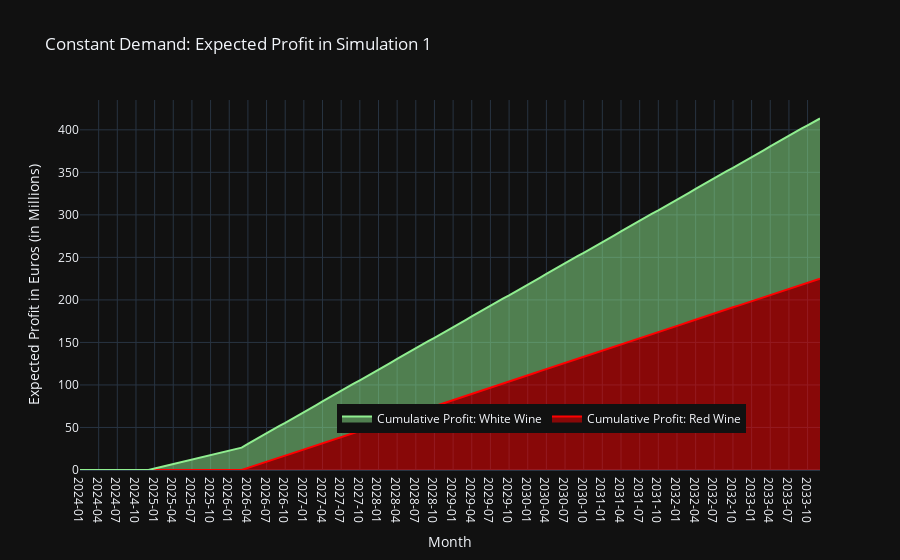

Notebook source saved alongside this figure:
### Code cell
# Assuming df is your DataFrame containing the data
df = df1_sim1.copy()

# Convert 'Month' to datetime for proper sorting and display
df['Month'] = pd.to_datetime(df['Month'])

# Aggregate monthly total demand for Red and White wine across all countries
df['Total_Red_Demand'] = df[red_columns].sum(axis=1)
df['Total_White_Demand'] = df[white_columns].sum(axis=1)

# Calculate cumulative sum for each type of wine
df['Cumulative_Red_Demand'] = df['Total_Red_Demand'].cumsum() * 125 # 'Red_Wine_1': 125,
df['Cumulative_White_Demand'] = df['Total_White_Demand'].cumsum() * 90 # 'White_Wine_1': 90,

# Extracting year-month for the x-axis
df['Year_Month'] = df['Month'].dt.strftime('%Y-%m')

# Create a list of months
months = list(range(1, len(df) + 1))

# Create stacked line plot
fig = go.Figure()

# Stacked red wine demand
fig.add_trace(go.Scatter(
    x=df['Year_Month'],
    y=df['Cumulative_Red_Demand'],
    mode='lines',
    name='Cumulative Profit: Red Wine',
    stackgroup='one',
    marker_color='red'
))

# Stacked white wine demand
fig.add_trace(go.Scatter(
    x=df['Year_Month'],
    y=df['Cumulative_White_Demand'],
    mode='lines',
    name='Cumulative Profit: White Wine',
    stackgroup='one',
    marker_color='lightgreen'
    
))

fig.update_layout(
    title="Constant Demand: Expected Profit in Simulation 1",
    xaxis_title="Month",
    yaxis_title="Expected Profit in Euros (in Millions)",
    hovermode="x unified",
    xaxis={'type': 'category'},  #
    
)
fig.update_layout(template='plotly_dark')
fig.update_layout(
    legend=dict(
        x=0.9, # Adjusts the x position to be towards the right
        y=0.1, # Adjusts the y position to be towards the bottom
        orientation="h", # Makes the legend items align horizontally
        xanchor='right', # Anchors the legend's right side to the x position
        yanchor='bottom' # Anchors the legend's bottom to the y position
    )
)

fig.show()

### Figure 1 — Plotly figure (JSON) as saved in the notebook; plotly's stock layout.template omitted (floating-point values rounded to 4 significant figures)
{"data": [{"marker": {"color": "red"}, "mode": "lines", "name": "Cumulative Profit: Red Wine", "stackgroup": "one", "type": "scatter", "x": ["2024-01", "2024-02", "2024-03", "2024-04", "2024-05", "2024-06", "2024-07", "2024-08", "2024-09", "2024-10", "2024-11", "2024-12", "2025-01", "2025-02", "2025-03", "2025-04", "2025-05", "2025-06", "2025-07", "2025-08", "2025-09", "2025-10", "2025-11", "2025-12", "2026-01", "2026-02", "2026-03", "2026-04", "2026-05", "2026-06", "2026-07", "2026-08", "2026-09", "2026-10", "2026-11", "2026-12", "2027-01", "2027-02", "2027-03", "2027-04", "2027-05", "2027-06", "2027-07", "2027-08", "2027-09", "2027-10", "2027-11", "2027-12", "2028-01", "2028-02", "2028-03", "2028-04", "2028-05", "2028-06", "2028-07", "2028-08", "2028-09", "2028-10", "2028-11", "2028-12", "2029-01", "2029-02", "2029-03", "2029-04", "2029-05", "2029-06", "2029-07", "2029-08", "2029-09", "2029-10", "2029-11", "2029-12", "2030-01", "2030-02", "2030-03", "2030-04", "2030-05", "2030-06", "2030-07", "2030-08", "2030-09", "2030-10", "2030-11", "2030-12", "2031-01", "2031-02", "2031-03", "2031-04", "2031-05", "2031-06", "2031-07", "2031-08", "2031-09", "2031-10", "2031-11", "2031-12", "2032-01", "2032-02", "2032-03", "2032-04", "2032-05", "2032-06", "2032-07", "2032-08", "2032-09", "2032-10", "2032-11", "2032-12", "2033-01", "2033-02", "2033-03", "2033-04", "2033-05", "2033-06", "2033-07", "2033-08", "2033-09", "2033-10", "2033-11", "2033-12"], "y": [0, 0, 0, 0, 0, 0, 0, 0, 0, 0, 0, 0, 0, 0, 0, 0, 0, 0, 0, 0, 0, 0, 0, 0, 0, 0, 0, 2.542, 5.069, 7.551, 9.972, 12.33, 14.65, 16.95, 19.27, 21.63, 24.05, 26.53, 29.06, 31.6, 34.12, 36.61, 39.03, 41.39, 43.71, 46.01, 48.32, 50.68, 53.1, 55.59, 58.11, 60.65, 63.18, 65.66, 68.08, 70.45, 72.76, 75.06, 77.38, 79.74, 82.16, 84.64, 87.17, 89.71, 92.24, 94.72, 97.14, 99.5, 101.8, 104.1, 106.4, 108.8, 111.2, 113.7, 116.2, 118.8, 121.3, 123.8, 126.2, 128.6, 130.9, 133.2, 135.5, 137.9, 140.3, 142.8, 145.3, 147.8, 150.3, 152.8, 155.3, 157.6, 159.9, 162.2, 164.5, 166.9, 169.3, 171.8, 174.3, 176.9, 179.4, 181.9, 184.3, 186.7, 189.0, 191.3, 193.6, 196.0, 198.4, 200.9, 203.4, 205.9, 208.5, 210.9, 213.4, 215.7, 218.0, 220.3, 222.7, 225.0]}, {"marker": {"color": "lightgreen"}, "mode": "lines", "name": "Cumulative Profit: White Wine", "stackgroup": "one", "type": "scatter", "x": ["2024-01", "2024-02", "2024-03", "2024-04", "2024-05", "2024-06", "2024-07", "2024-08", "2024-09", "2024-10", "2024-11", "2024-12", "2025-01", "2025-02", "2025-03", "2025-04", "2025-05", "2025-06", "2025-07", "2025-08", "2025-09", "2025-10", "2025-11", "2025-12", "2026-01", "2026-02", "2026-03", "2026-04", "2026-05", "2026-06", "2026-07", "2026-08", "2026-09", "2026-10", "2026-11", "2026-12", "2027-01", "2027-02", "2027-03", "2027-04", "2027-05", "2027-06", "2027-07", "2027-08", "2027-09", "2027-10", "2027-11", "2027-12", "2028-01", "2028-02", "2028-03", "2028-04", "2028-05", "2028-06", "2028-07", "2028-08", "2028-09", "2028-10", "2028-11", "2028-12", "2029-01", "2029-02", "2029-03", "2029-04", "2029-05", "2029-06", "2029-07", "2029-08", "2029-09", "2029-10", "2029-11", "2029-12", "2030-01", "2030-02", "2030-03", "2030-04", "2030-05", "2030-06", "2030-07", "2030-08", "2030-09", "2030-10", "2030-11", "2030-12", "2031-01", "2031-02", "2031-03", "2031-04", "2031-05", "2031-06", "2031-07", "2031-08", "2031-09", "2031-10", "2031-11", "2031-12", "2032-01", "2032-02", "2032-03", "2032-04", "2032-05", "2032-06", "2032-07", "2032-08", "2032-09", "2032-10", "2032-11", "2032-12", "2033-01", "2033-02", "2033-03", "2033-04", "2033-05", "2033-06", "2033-07", "2033-08", "2033-09", "2033-10", "2033-11", "2033-12"], "y": [0, 0, 0, 0, 0, 0, 0, 0, 0, 0, 0, 0, 1.743, 3.53, 5.349, 7.18, 8.999, 10.79, 12.53, 14.23, 15.9, 17.55, 19.22, 20.92, 22.66, 24.45, 26.27, 28.1, 29.92, 31.71, 33.45, 35.15, 36.82, 38.47, 40.14, 41.84, 43.58, 45.37, 47.19, 49.02, 50.84, 52.63, 54.37, 56.07, 57.74, 59.39, 61.06, 62.76, 64.5, 66.29, 68.11, 69.94, 71.76, 73.55, 75.29, 76.99, 78.66, 80.31, 81.98, 83.68, 85.43, 87.21, 89.03, 90.86, 92.68, 94.47, 96.21, 97.91, 99.58, 101.2, 102.9, 104.6, 106.3, 108.1, 110.0, 111.8, 113.6, 115.4, 117.1, 118.8, 120.5, 122.2, 123.8, 125.5, 127.3, 129.1, 130.9, 132.7, 134.5, 136.3, 138.1, 139.8, 141.4, 143.1, 144.7, 146.4, 148.2, 150.0, 151.8, 153.6, 155.4, 157.2, 159.0, 160.7, 162.3, 164.0, 165.7, 167.4, 169.1, 170.9, 172.7, 174.5, 176.4, 178.1, 179.9, 181.6, 183.3, 184.9, 186.6, 188.3]}], "layout": {"hovermode": "x unified", "legend": {"orientation": "h", "x": 0.9, "xanchor": "right", "y": 0.1, "yanchor": "bottom"}, "title": {"text": "Constant Demand: Expected Profit in Simulation 1"}, "xaxis": {"title": {"text": "Month"}, "type": "category"}, "yaxis": {"title": {"text": "Expected Profit in Euros (in Millions)"}}}}
